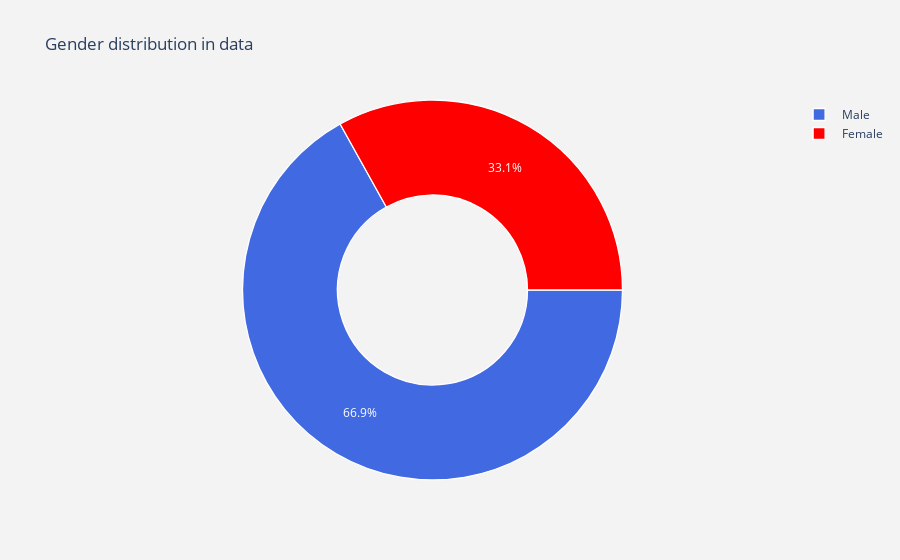

The notebook cell saved with this chart:
### Markdown cell above
# Gender Distribution in the dataframe

### Code cell
#labels
lab = train_df["sex"].value_counts().keys().tolist()
#values
val = train_df["sex"].value_counts().values.tolist()

trace = go.Pie(labels = lab ,
               values = val ,
               marker = dict(colors =  [ 'royalblue' ,'red'],
                             line = dict(color = "white",
                                         width =  1.3)
                            ),
               rotation = 90,
               hoverinfo = "label+value+text",
               hole = .5
              )
layout = go.Layout(dict(title = "Gender distribution in data",
                        plot_bgcolor  = "rgb(243,243,243)",
                        paper_bgcolor = "rgb(243,243,243)",
                       )
                  )

data = [trace]
fig = go.Figure(data = data,layout = layout)
py.iplot(fig)

### Figure 1 — Plotly figure (JSON) as saved in the notebook; plotly's stock layout.template omitted (floating-point values rounded to 4 significant figures)
{"data": [{"hole": 0.5, "hoverinfo": "label+value+text", "labels": [" Male", " Female"], "marker": {"colors": ["royalblue", "red"], "line": {"color": "white", "width": 1.3}}, "rotation": 90, "type": "pie", "values": [21790, 10771]}], "layout": {"paper_bgcolor": "rgb(243,243,243)", "plot_bgcolor": "rgb(243,243,243)", "title": {"text": "Gender distribution in data"}}}
